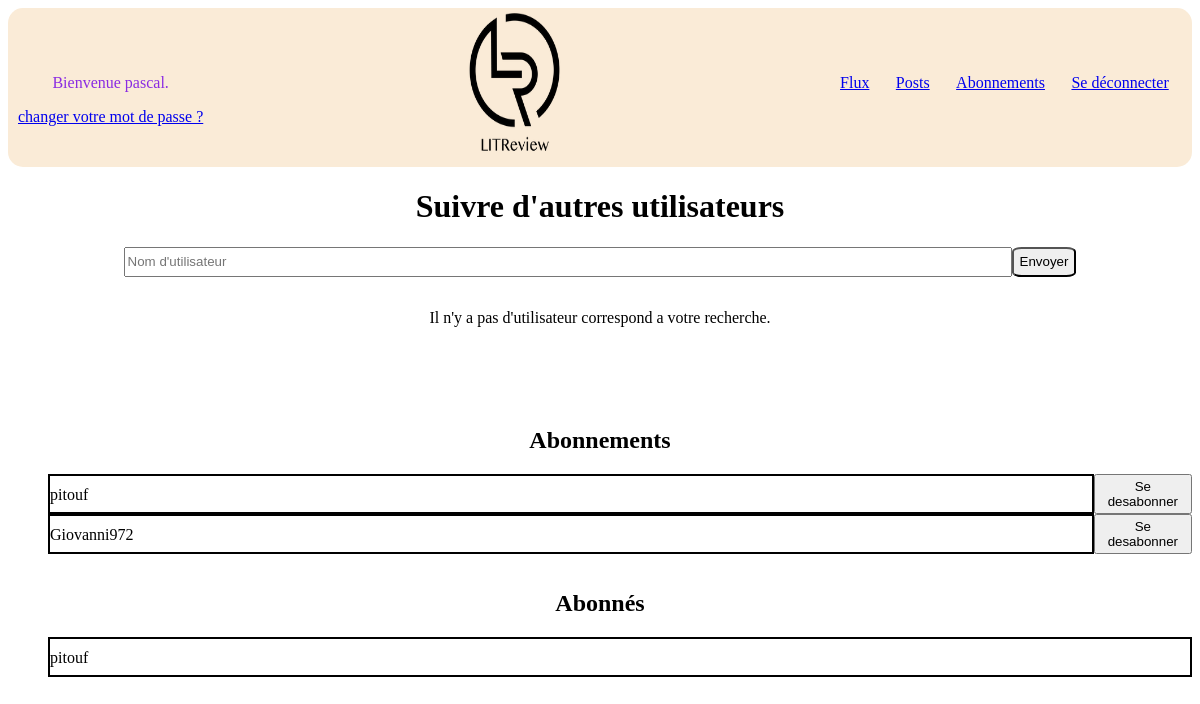
/subscription/ (signed in), run on an earlier commit of the app's database.
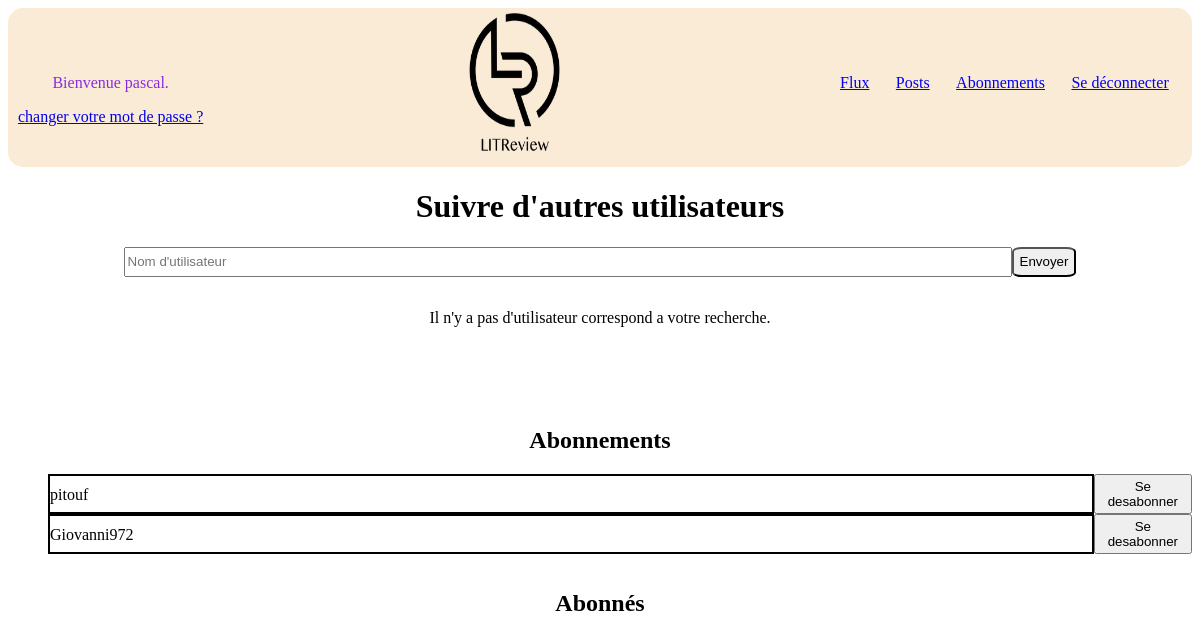
And on a later commit of the database.
### following/models.py (models this page shows)
class UserFollows(models.Model):
    class Meta:
        unique_together = ('user', 'followed_user', )
    user = models.ForeignKey(
        to=settings.AUTH_USER_MODEL,
        on_delete=models.CASCADE,
        related_name='following')
    followed_user = models.ForeignKey(
        to=settings.AUTH_USER_MODEL,
        on_delete=models.CASCADE,
        related_name='followed_by')

### core/models.py (models this page shows)
class CustomUser(AbstractUser):
    pass

### following/views.py (the view)
# urls.py: path('subscription/', following.views.subcription_page, name='subcription'),
@login_required
def subcription_page(request):
    users_follow = models.UserFollows.objects.filter(user_id=request.user.id)
    users_follow_id = [user.followed_user_id for user in users_follow]
    followed_by = models.UserFollows.objects.filter(followed_user_id=request.user.id)
    search = request.session['found_users'] if "found_users" in request.session else ""
    if search:
        found_users = CustomUser.objects.filter(
                        username__contains=search
                    ).exclude(
                        id__in=users_follow_id
                    ).exclude(
                        username=request.user.username)
        message = ""
        if not found_users:
            message = "Il n'y a pas d'utilisateur correspond a votre recherche."
    else:
        message = ""
        found_users = []
    context = {
        'message': message,
        'found_users': found_users,
        'users_follow': users_follow,
        'followed_by': followed_by}
    return render(request, 'following/subcription.html', context)

### following/templates/following/subcription.html (shortened to what this page needs)
{% extends 'base.html' %}
{% block content %}
    <h1> Suivre d'autres utilisateurs</h1>
    <form id="search_users" method="post" action="{% url 'search-users' %}">
        <input type="text" name="search" maxlength="25" value="" placeholder="Nom d'utilisateur">
        <button class="btn" type='submit'>Envoyer</button>
    </form>
    <p style="text-align: center"> {{ message }} <p>
    <div class="align_h2">
        <h2>Abonnements</h2>
        <ul >
            {% for user_follow in users_follow %}
                <form id="form_abn" method="POST" action="{% url 'unsubscribe-user' user_follow.id %}">
                    <li class="sub">
                        <p class="user">{{ user_follow.followed_user }}</p>
                        <button type='submit'>Se desabonner</button>
                    </li>
                </form>
            {%  endfor %}
        </ul>
    </div>
    <div class="align_h2">
        <h2>Abonnés</h2>
        <ul >
            {% for followed_by_user in followed_by %}
            <li class="sub">
                <p class="user">{{ followed_by_user.user}}</p>
            </li>
            {%  endfor %}
        </ul>
    </div>
{% endblock content %}

What changed in the data, as far as the page shows it:
removed UserFollows: user "pitouf", shown under "Abonnés"
